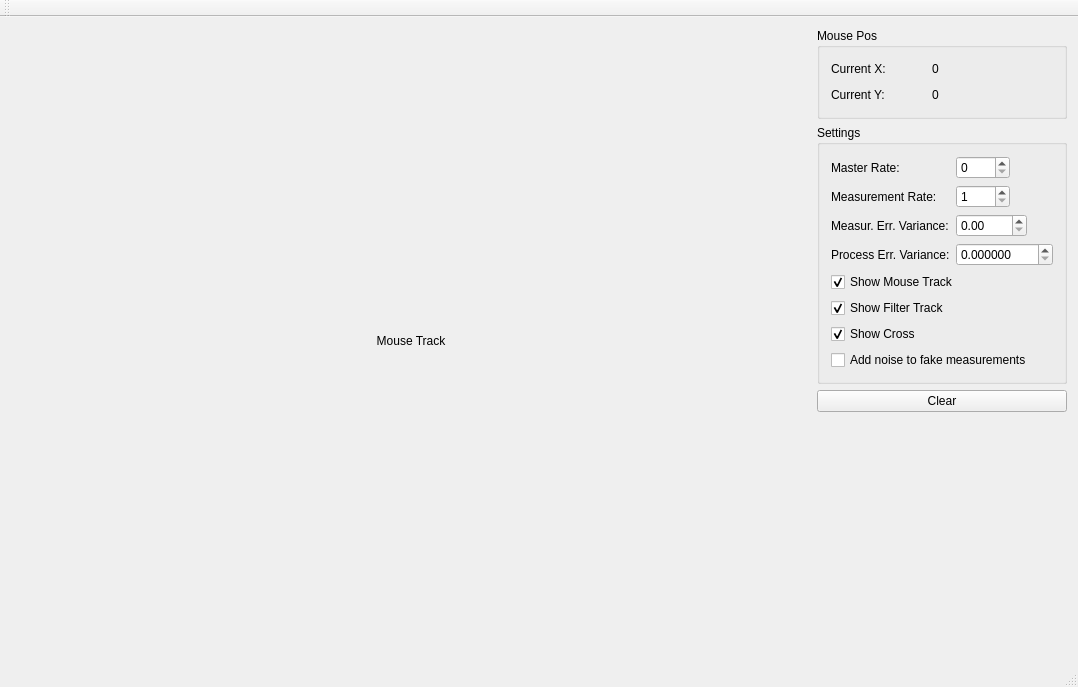
<?xml version="1.0" encoding="UTF-8"?>
<ui version="4.0">
 <class>MainWindow</class>
 <widget class="QMainWindow" name="MainWindow">
  <property name="geometry">
   <rect>
    <x>0</x>
    <y>0</y>
    <width>1041</width>
    <height>687</height>
   </rect>
  </property>
  <property name="windowTitle">
   <string>MainWindow</string>
  </property>
  <widget class="QWidget" name="centralWidget">
   <layout class="QHBoxLayout" name="horizontalLayout">
    <item>
     <widget class="QLabel" name="labelTrackPreview">
      <property name="sizePolicy">
       <sizepolicy hsizetype="Fixed" vsizetype="Fixed">
        <horstretch>0</horstretch>
        <verstretch>0</verstretch>
       </sizepolicy>
      </property>
      <property name="minimumSize">
       <size>
        <width>800</width>
        <height>600</height>
       </size>
      </property>
      <property name="text">
       <string>Mouse Track</string>
      </property>
      <property name="alignment">
       <set>Qt::AlignCenter</set>
      </property>
     </widget>
    </item>
    <item>
     <spacer name="horizontalSpacer_3">
      <property name="orientation">
       <enum>Qt::Horizontal</enum>
      </property>
      <property name="sizeHint" stdset="0">
       <size>
        <width>40</width>
        <height>20</height>
       </size>
      </property>
     </spacer>
    </item>
    <item>
     <layout class="QVBoxLayout" name="verticalLayout">
      <item>
       <widget class="QGroupBox" name="groupBox">
        <property name="title">
         <string>Mouse Pos</string>
        </property>
        <layout class="QGridLayout" name="gridLayout">
         <item row="0" column="0">
          <widget class="QLabel" name="label">
           <property name="sizePolicy">
            <sizepolicy hsizetype="Maximum" vsizetype="Preferred">
             <horstretch>0</horstretch>
             <verstretch>0</verstretch>
            </sizepolicy>
           </property>
           <property name="text">
            <string>Current X:</string>
           </property>
          </widget>
         </item>
         <item row="1" column="2">
          <widget class="QLabel" name="labelMouseCurY">
           <property name="text">
            <string>0</string>
           </property>
          </widget>
         </item>
         <item row="0" column="2">
          <widget class="QLabel" name="labelMouseCurX">
           <property name="text">
            <string>0</string>
           </property>
          </widget>
         </item>
         <item row="1" column="0">
          <widget class="QLabel" name="label_2">
           <property name="sizePolicy">
            <sizepolicy hsizetype="Maximum" vsizetype="Preferred">
             <horstretch>0</horstretch>
             <verstretch>0</verstretch>
            </sizepolicy>
           </property>
           <property name="text">
            <string>Current Y:</string>
           </property>
          </widget>
         </item>
         <item row="0" column="1">
          <spacer name="horizontalSpacer">
           <property name="orientation">
            <enum>Qt::Horizontal</enum>
           </property>
           <property name="sizeType">
            <enum>QSizePolicy::Fixed</enum>
           </property>
           <property name="sizeHint" stdset="0">
            <size>
             <width>40</width>
             <height>20</height>
            </size>
           </property>
          </spacer>
         </item>
         <item row="1" column="1">
          <spacer name="horizontalSpacer_2">
           <property name="orientation">
            <enum>Qt::Horizontal</enum>
           </property>
           <property name="sizeType">
            <enum>QSizePolicy::Fixed</enum>
           </property>
           <property name="sizeHint" stdset="0">
            <size>
             <width>40</width>
             <height>20</height>
            </size>
           </property>
          </spacer>
         </item>
        </layout>
       </widget>
      </item>
      <item>
       <widget class="QGroupBox" name="groupBox_2">
        <property name="sizePolicy">
         <sizepolicy hsizetype="Preferred" vsizetype="Preferred">
          <horstretch>0</horstretch>
          <verstretch>0</verstretch>
         </sizepolicy>
        </property>
        <property name="title">
         <string>Settings</string>
        </property>
        <layout class="QGridLayout" name="gridLayout_2">
         <item row="0" column="0">
          <widget class="QLabel" name="label_3">
           <property name="sizePolicy">
            <sizepolicy hsizetype="Maximum" vsizetype="Preferred">
             <horstretch>0</horstretch>
             <verstretch>0</verstretch>
            </sizepolicy>
           </property>
           <property name="text">
            <string>Master Rate:</string>
           </property>
          </widget>
         </item>
         <item row="0" column="1">
          <widget class="QSpinBox" name="spinBoxMasterRate">
           <property name="sizePolicy">
            <sizepolicy hsizetype="Maximum" vsizetype="Fixed">
             <horstretch>0</horstretch>
             <verstretch>0</verstretch>
            </sizepolicy>
           </property>
           <property name="maximum">
            <number>9999</number>
           </property>
           <property name="value">
            <number>0</number>
           </property>
          </widget>
         </item>
         <item row="1" column="0">
          <widget class="QLabel" name="label_4">
           <property name="sizePolicy">
            <sizepolicy hsizetype="Maximum" vsizetype="Preferred">
             <horstretch>0</horstretch>
             <verstretch>0</verstretch>
            </sizepolicy>
           </property>
           <property name="text">
            <string>Measurement Rate:</string>
           </property>
          </widget>
         </item>
         <item row="1" column="1">
          <widget class="QSpinBox" name="spinBoxMeasurementRate">
           <property name="sizePolicy">
            <sizepolicy hsizetype="Maximum" vsizetype="Fixed">
             <horstretch>0</horstretch>
             <verstretch>0</verstretch>
            </sizepolicy>
           </property>
           <property name="minimum">
            <number>1</number>
           </property>
           <property name="maximum">
            <number>9999</number>
           </property>
           <property name="value">
            <number>1</number>
           </property>
          </widget>
         </item>
         <item row="2" column="0">
          <widget class="QLabel" name="label_5">
           <property name="sizePolicy">
            <sizepolicy hsizetype="Maximum" vsizetype="Preferred">
             <horstretch>0</horstretch>
             <verstretch>0</verstretch>
            </sizepolicy>
           </property>
           <property name="text">
            <string>Measur. Err. Variance:</string>
           </property>
          </widget>
         </item>
         <item row="2" column="1">
          <widget class="QDoubleSpinBox" name="doubleSpinBoxMeasurementVariance">
           <property name="sizePolicy">
            <sizepolicy hsizetype="Maximum" vsizetype="Fixed">
             <horstretch>0</horstretch>
             <verstretch>0</verstretch>
            </sizepolicy>
           </property>
           <property name="maximum">
            <double>9999.000000000000000</double>
           </property>
           <property name="value">
            <double>0.000000000000000</double>
           </property>
          </widget>
         </item>
         <item row="3" column="0">
          <widget class="QLabel" name="label_6">
           <property name="sizePolicy">
            <sizepolicy hsizetype="Maximum" vsizetype="Preferred">
             <horstretch>0</horstretch>
             <verstretch>0</verstretch>
            </sizepolicy>
           </property>
           <property name="text">
            <string>Process Err. Variance:</string>
           </property>
          </widget>
         </item>
         <item row="3" column="1">
          <widget class="QDoubleSpinBox" name="doubleSpinBoxProcessVariance">
           <property name="sizePolicy">
            <sizepolicy hsizetype="Maximum" vsizetype="Fixed">
             <horstretch>0</horstretch>
             <verstretch>0</verstretch>
            </sizepolicy>
           </property>
           <property name="decimals">
            <number>6</number>
           </property>
           <property name="maximum">
            <double>9999.000000000000000</double>
           </property>
           <property name="value">
            <double>0.000000000000000</double>
           </property>
          </widget>
         </item>
         <item row="4" column="0" colspan="2">
          <layout class="QVBoxLayout" name="verticalLayout_2">
           <item>
            <widget class="QCheckBox" name="checkBoxShowMouseTrack">
             <property name="text">
              <string>Show Mouse Track</string>
             </property>
             <property name="checked">
              <bool>true</bool>
             </property>
            </widget>
           </item>
           <item>
            <widget class="QCheckBox" name="checkBoxFilterTrack">
             <property name="text">
              <string>Show Filter Track</string>
             </property>
             <property name="checked">
              <bool>true</bool>
             </property>
            </widget>
           </item>
           <item>
            <widget class="QCheckBox" name="checkBoxShowCross">
             <property name="text">
              <string>Show Cross</string>
             </property>
             <property name="checked">
              <bool>true</bool>
             </property>
            </widget>
           </item>
           <item>
            <widget class="QCheckBox" name="checkBoxAddNoiseFakeMeasur">
             <property name="text">
              <string>Add noise to fake measurements</string>
             </property>
            </widget>
           </item>
          </layout>
         </item>
        </layout>
       </widget>
      </item>
      <item>
       <widget class="QPushButton" name="pushButtonClear">
        <property name="sizePolicy">
         <sizepolicy hsizetype="Preferred" vsizetype="Fixed">
          <horstretch>0</horstretch>
          <verstretch>0</verstretch>
         </sizepolicy>
        </property>
        <property name="text">
         <string>Clear</string>
        </property>
       </widget>
      </item>
      <item>
       <spacer name="verticalSpacer">
        <property name="orientation">
         <enum>Qt::Vertical</enum>
        </property>
        <property name="sizeHint" stdset="0">
         <size>
          <width>20</width>
          <height>40</height>
         </size>
        </property>
       </spacer>
      </item>
     </layout>
    </item>
   </layout>
  </widget>
  <widget class="QMenuBar" name="menuBar">
   <property name="geometry">
    <rect>
     <x>0</x>
     <y>0</y>
     <width>1041</width>
     <height>26</height>
    </rect>
   </property>
  </widget>
  <widget class="QToolBar" name="mainToolBar">
   <attribute name="toolBarArea">
    <enum>TopToolBarArea</enum>
   </attribute>
   <attribute name="toolBarBreak">
    <bool>false</bool>
   </attribute>
  </widget>
  <widget class="QStatusBar" name="statusBar"/>
 </widget>
 <layoutdefault spacing="6" margin="11"/>
 <resources/>
 <connections/>
</ui>
